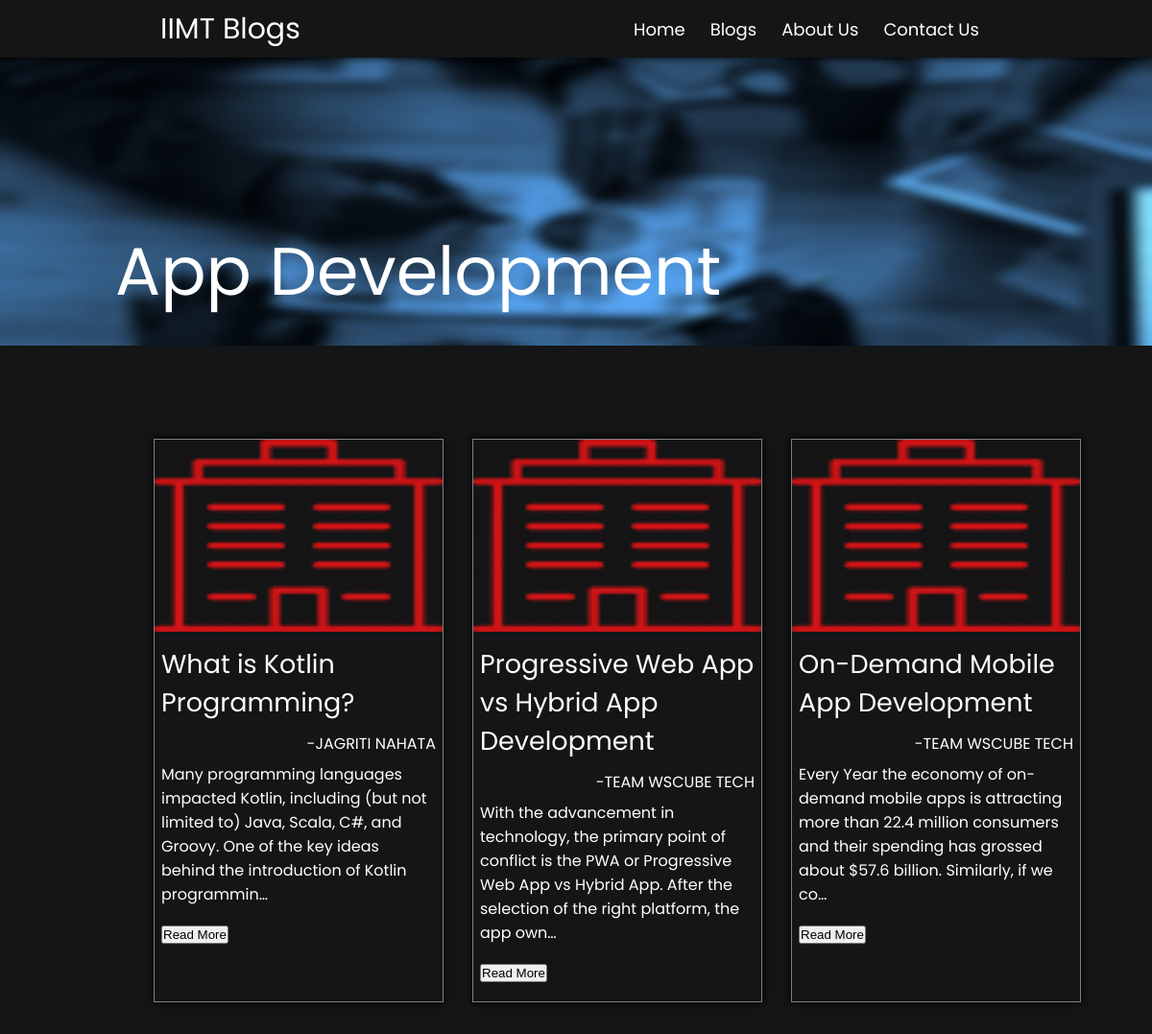
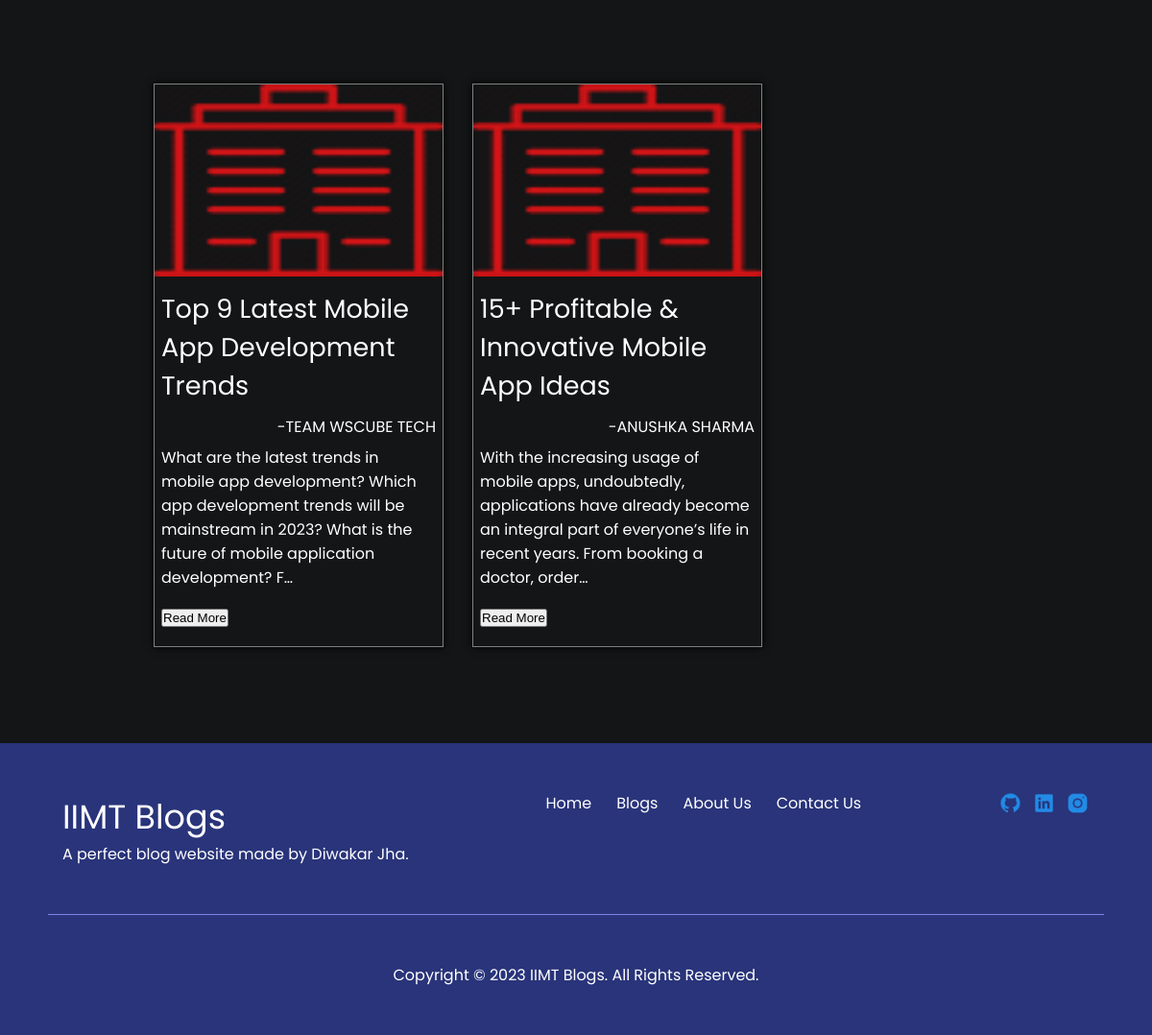
The app's page /blogs/app-development-blogs/ with its own data (2 pictures, top to bottom).
### home/models.py (models this page shows, shortened)
class AppBlog(models.Model):
    title = models.CharField(max_length=50)
    author = models.CharField(max_length=50)
    contentBox = models.TextField()
    imageBox = models.ImageField(upload_to="appBlog/", max_length=250, null=True, default=None)

### home/views.py (the view)
# urls.py: path('blogs/app-development-blogs/', views.appBlog, name='appBlog'),
def appBlog(request):
    AppBlogs = AppBlog.objects.all()
    return render(request, 'htmls/appBlog.html', {'AppBlog':AppBlogs, 'titles':'App Development Blogs - IIMT Blogs'})

### templates/htmls/appBlog.html
{% extends 'htmls/base.html' %}
{% load static %}
{% block appBlog %}
    <main class="mainAppBlogSection">
        <div class="mainAppBlogSectionHeroImage">
            <img src="{% static 'images/webBlogHeroCover.png' %}" alt="">
            <div class="AppBlogheroImageContent">
                App Development
            </div>
        </div>
        <div class="appBlogPostSection">
            {% for obj in AppBlog %}
            <div class="appBlogPostSectionPost1">
                <div class="appBlogPostSectionPost1Image">
                    <img src="{% static 'images/campus.png' %}" alt="">
                </div>
                <div class="appBlogPostSectionPost1Title">
                    {{obj.title}}
                </div>
                <div class="appBlogPostSectionPost1Author">
                    -{{obj.author}}
                </div>
                <div class="appBlogPostSectionPost1Content">
                    {{obj.contentBox|safe|truncatechars:170}}
                </div>
                <div class="appBlogPostSectionPost1Button">
                    <input type="submit" value="Read More">
                </div>
            </div>
            {% endfor %}
        </div>
    </main>
{% endblock appBlog %}

### static/styles/style.css (style rules this page uses)
* { margin: 0; padding: 0; }
body { font-family: 'Poppins', sans-serif; background-color: rgb(19,21,22); min-height: 100vh; display: flex; flex-direction: column; }
.mainAppBlogSectionHeroImage img { margin-top: 60px; width: 100%; height: 300px; }
.mainAppBlogSectionHeroImage { position: relative; }
.AppBlogheroImageContent { position: absolute; top: 230px; left: 10%; font-size: 70px; font-weight:400; color: rgb(255, 255, 255); }
.appBlogPostSection { margin-left: 130px; margin-top: 70px; color: white; display: flex; flex-direction: row; flex-wrap: wrap; width: 1000px; }
.appBlogPostSectionPost1 { border: 1px solid grey; margin-left: 30px; margin-top: 20px; margin-bottom: 100px; width: 300px; -webkit-box-shadow: 0px 0px 8px 0px #000000; -moz-box-shadow: 0px 0px 8px 0px #000000; box-shadow: 0px 0px 8px 0px #000000; }
.appBlogPostSectionPost1Image img { width: 100%; height: 200px; }
.appBlogPostSectionPost1Title { font-size: 27px; margin: 7px; display: flex; justify-content: center; flex-wrap: wrap; }
.appBlogPostSectionPost1Author { margin-top: 10px; display: flex; flex-direction: row-reverse; font-weight: normal; margin-right: 7px; }
.appBlogPostSectionPost1Content { display: flex; flex-wrap: wrap; margin: 7px; }
.appBlogPostSectionPost1Button { margin-bottom: 20px; margin-top: 20px; display: flex; margin-left: 7px; }

### records on screen
AppBlog: title "What is Kotlin Programming?", author "JAGRITI NAHATA", contentBox "Many programming languages impacted Kotlin, including (but not limited to) Java, Scala, C#, and Groovy. One of the key ideas behind the introduction of Kotlin programmin…"
AppBlog: title "Progressive Web App vs Hybrid App Development", author "TEAM WSCUBE TECH", contentBox "With the advancement in technology, the primary point of conflict is the PWA or Progressive Web App vs Hybrid App. After the selection of the right platform, the app own…"
AppBlog: title "On-Demand Mobile App Development", author "TEAM WSCUBE TECH", contentBox "Every Year the economy of on-demand mobile apps is attracting more than 22.4 million consumers and their spending has grossed about $57.6 billion. Similarly, if we co…"
AppBlog: title "Top 9 Latest Mobile App Development Trends", author "TEAM WSCUBE TECH", contentBox "What are the latest trends in mobile app development? Which app development trends will be mainstream in 2023? What is the future of mobile application development? F…"
AppBlog: title "15+ Profitable & Innovative Mobile App Ideas", author "ANUSHKA SHARMA", contentBox "With the increasing usage of mobile apps, undoubtedly, applications have already become an integral part of everyone’s life in recent years. From booking a doctor, order…"
